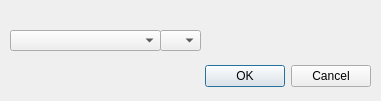
<?xml version="1.0" encoding="UTF-8"?>
<ui version="4.0">
 <class>VisibilityConditionsDialog</class>
 <widget class="QDialog" name="VisibilityConditionsDialog">
  <property name="geometry">
   <rect>
    <x>0</x>
    <y>0</y>
    <width>381</width>
    <height>101</height>
   </rect>
  </property>
  <property name="windowTitle">
   <string>Specify conditions in which choosen element must be shown</string>
  </property>
  <widget class="QDialogButtonBox" name="buttonBox">
   <property name="geometry">
    <rect>
     <x>30</x>
     <y>60</y>
     <width>341</width>
     <height>32</height>
    </rect>
   </property>
   <property name="orientation">
    <enum>Qt::Horizontal</enum>
   </property>
   <property name="standardButtons">
    <set>QDialogButtonBox::Cancel|QDialogButtonBox::Ok</set>
   </property>
  </widget>
  <widget class="QComboBox" name="propertyComboBox">
   <property name="geometry">
    <rect>
     <x>10</x>
     <y>30</y>
     <width>151</width>
     <height>21</height>
    </rect>
   </property>
  </widget>
  <widget class="qReal::shapeEdit::VisibilityValueWidget" name="valueWidget" native="true">
   <property name="geometry">
    <rect>
     <x>200</x>
     <y>30</y>
     <width>171</width>
     <height>21</height>
    </rect>
   </property>
  </widget>
  <widget class="QComboBox" name="operatorComboBox">
   <property name="geometry">
    <rect>
     <x>160</x>
     <y>30</y>
     <width>41</width>
     <height>21</height>
    </rect>
   </property>
  </widget>
 </widget>
 <customwidgets>
  <customwidget>
   <class>qReal::shapeEdit::VisibilityValueWidget</class>
   <extends>QWidget</extends>
   <header>mainWindow/shapeEdit/visibilityValueWidget.h</header>
   <container>1</container>
  </customwidget>
 </customwidgets>
 <resources/>
 <connections>
  <connection>
   <sender>buttonBox</sender>
   <signal>accepted()</signal>
   <receiver>VisibilityConditionsDialog</receiver>
   <slot>accept()</slot>
   <hints>
    <hint type="sourcelabel">
     <x>248</x>
     <y>254</y>
    </hint>
    <hint type="destinationlabel">
     <x>157</x>
     <y>274</y>
    </hint>
   </hints>
  </connection>
  <connection>
   <sender>buttonBox</sender>
   <signal>rejected()</signal>
   <receiver>VisibilityConditionsDialog</receiver>
   <slot>reject()</slot>
   <hints>
    <hint type="sourcelabel">
     <x>316</x>
     <y>260</y>
    </hint>
    <hint type="destinationlabel">
     <x>286</x>
     <y>274</y>
    </hint>
   </hints>
  </connection>
 </connections>
</ui>
